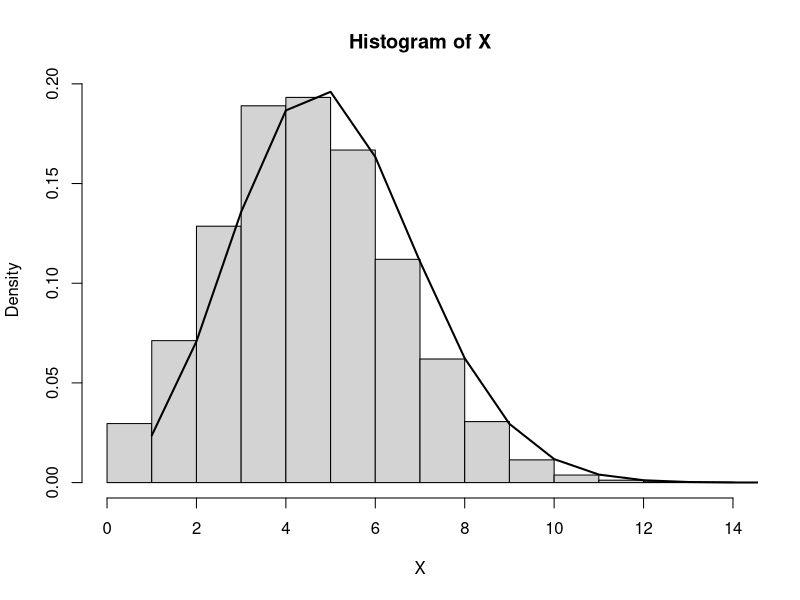
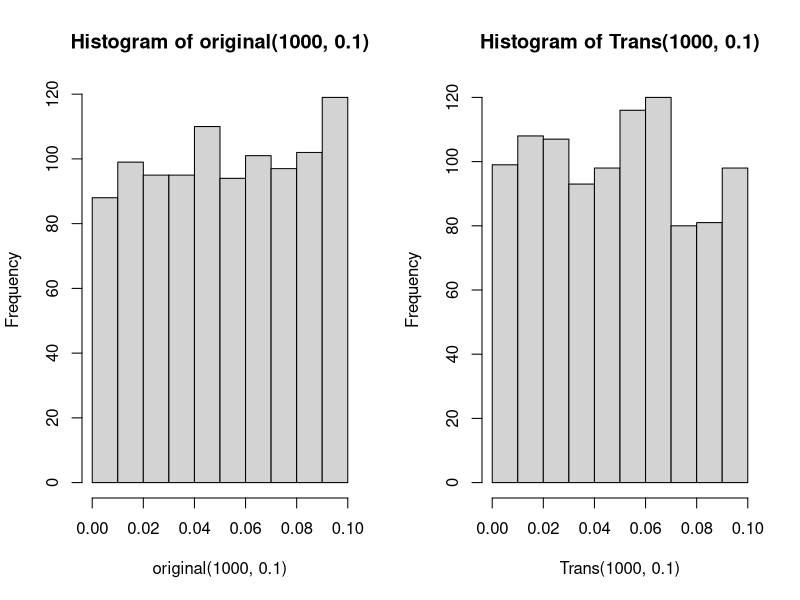

Recreate these plots in R, in order.
## ---- chunk 1
#Exercise 2.11 a

nsim<-5000 #number of random numbers
n=25;p=.2; #parametre to binomial
y=seq(0,n,by=1) #sequence used to generate the binomial
cp=pbinom(y,n,p) #make cdf of binomial
X=rep(0,nsim) # A vector to store in 
for(i in 1:nsim){
  u=runif(1)
  X[i]=sum(cp<u) #checks to see what interval the uniform random variable fell in and
  #assigns the correct Poisson value to X
}
hist(X,freq=F) #histogram
lines(1:n,dbinom(1:n,n,p),lwd=2) #Density function
system.time(rbinom(5000,25,.2))  #Calculate time

# Generate binomial from a function
MYbinom<-function(s0,n0,p0){
  cp=pbinom(seq(0,n0,by=1),n0,p0) #make cdf of binomial
  X=rep(0,s0) #Vector to store 
  for (i in 1:s0){
    u=runif(1)
    X[i]=sum(cp<u) #checks to see what interval the uniform random variable fell in and 
    #assigns the correct Poisson value to X
  }
  return(X)
}
system.time(MYbinom(5000,25,.2)) #calculate time 

## ---- chunk 2
original<-function(s0,alpha){  #Make function
  U=rep(0,s0) #Vector to store in 
  for (i in 1:s0){
    u=runif(1)
    while (u > alpha) u=runif(1)
    U[i]=u #Takes the u in a vector
  }
    return(U) #Return u
  


}
par(mfrow=c(1,2))
hist(original(1000,.1)) #Make histogram

system.time(original(1000,.1)) #calculate time 

Trans<-function(s0,alpha){ #Funcrtion there made the transoform alpha*u
  U=rep(0,s0) #Vector to store in 
  for (i in 1:s0) {
    U[i]=alpha*runif(1) #The transform alpha*u
}
return(U)
}
hist(Trans(1000,.1)) #Make histogram
system.time(Trans(1000,.1)) #Calculate the time 
